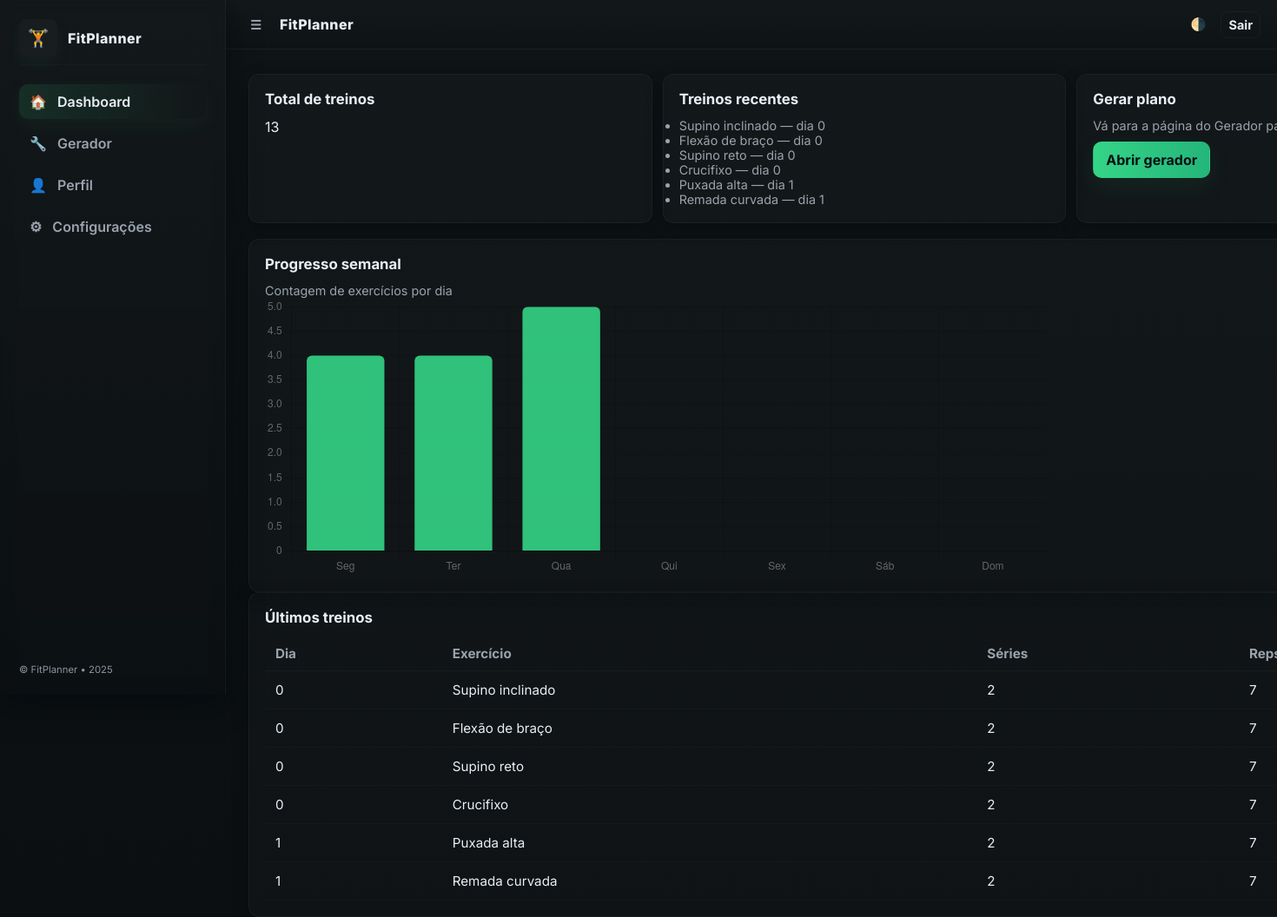
Page /dashboard (signed in) on the committed database.
### app.py (models this page shows)
class Treino(db.Model):
    id = db.Column(db.Integer, primary_key=True)
    user_id = db.Column(db.Integer, db.ForeignKey("user.id"))
    dias_semana_id = db.Column(db.Integer)
    grupo_muscular = db.Column(db.String(120))
    exercicio = db.Column(db.String(120))
    series = db.Column(db.Integer)
    repeticoes = db.Column(db.Integer)

### app.py (the view)
@app.route("/dashboard")
@login_required
def dashboard():
    total = Treino.query.filter_by(user_id=current_user.id).count()
    stats = Treino.query.filter_by(user_id=current_user.id).order_by(Treino.dias_semana_id).limit(6).all()
    return render_template("dashboard.html", total=total, treinos=stats)

### app.py (called while the page is built)
@login_manager.user_loader
def load_user(user_id):
    return User.query.get(int(user_id))

### templates/dashboard.html (shortened to what this page needs)
{% extends "base.html" %}
{% block content %}
<div class="grid-cards">
  <div class="card small-card">
    <h4>Total de treinos</h4>
    <div class="big">{{ total }}</div>
  </div>
  <div class="card small-card">
    <h4>Treinos recentes</h4>
    <div class="small">
      {% if treinos %}
        <ul>
          {% for t in treinos %}
            <li>{{ t.exercicio }} — dia {{ t.dias_semana_id }}</li>
          {% endfor %}
        </ul>
      {% else %}
        <div class="small">Nenhum treino</div>
      {% endif %}
    </div>
  </div>
  <div class="card small-card">
    <h4>Gerar plano</h4>
    <div class="small">Vá para a página do Gerador para criar um novo plano rápido.</div>
    <div style="margin-top:10px;"><a class="btn primary" href="{{ url_for('gerador') }}">Abrir gerador</a></div>
  </div>
</div>
<section class="card">
  <h3>Progresso semanal</h3>
  <p class="small">Contagem de exercícios por dia</p>
  <div style="height:320px; max-width:900px;">
    <canvas id="progressChart"></canvas>
  </div>
</section>
<section class="card">
  <h3>Últimos treinos</h3>
  {% if treinos %}
    <table class="table">
      <thead><tr><th>Dia</th><th>Exercício</th><th>Séries</th><th>Reps</th></tr></thead>
      <tbody>
        {% for t in treinos %}
        <tr>
          <td>{{ t.dias_semana_id }}</td>
          <td>{{ t.exercicio }}</td>
          <td>{{ t.series }}</td>
          <td>{{ t.repeticoes }}</td>
        </tr>
        {% endfor %}
      </tbody>
    </table>
  {% else %}
    <p>Nenhum treino registrado.</p>
  {% endif %}
</section>
<script>
async function loadProgress() {
  try {
    const res = await fetch('/api/treinos_stats');
    const json = await res.json();
    const ctx = document.getElementById('progressChart').getContext('2d');
    new Chart(ctx, {
      type: 'bar',
      data: {
        labels: json.labels,
        datasets: [{ label: 'Exercícios', data: json.data, backgroundColor: 'rgba(53,212,135,0.9)', borderRadius: 6 }]
      },
      options: { responsive:true, maintainAspectRatio:false, plugins:{legend:{display:false}} }
    });
  } catch(e) {
    console.error(e);
  }
}
document.addEventListener('DOMContentLoaded', loadProgress);
</script>
{% endblock %}

### static/css/base.css (style rules this page uses)
:root { --bg: #0f1416; --bg-2: #0b0f11; --bg-card: rgba(255,255,255,0.02); --glass: rgba(255,255,255,0.02); --text: #e8eef6; --text-dim: #9aa3ad; --muted: #8a96a0; --accent: #35d487; --accent-2: #24b57a; --accent-contrast: #041014; --border: rgba(255,255,255,0.04); --shadow-soft: 0 6px 18px rgba(2,8,14,0.45); --shadow-strong: 0 10px 30px rgba(2,8,14,0.6); --glass-blur: 8px; --sidebar-width: 260px; --sidebar-collapsed: 80px; --radius: 12px; }
* { margin:0; padding:0; box-sizing:border-box; font-family: "Inter", system-ui, -apple-system, "Segoe UI", Roboto, "Helvetica Neue", Arial; -webkit-font-smoothing:antialiased; -moz-osx-font-smoothing:grayscale; }
html, body { height:100%; }
body { background: linear-gradient(180deg, var(--bg), var(--bg-2)); overflow-x: hidden; color: var(--text); min-height:100vh; display:flex; flex-direction:column; transition: background .25s ease, color .25s ease; }
a { color:inherit; text-decoration:none; }
body::after { content:""; display:block; height:40px; }
.small { font-size:0.9rem; color:var(--text-dim); }

### static/css/components.css (style rules this page uses)
.card { background: var(--bg-card); border: 1px solid var(--border); padding: 18px; border-radius: var(--radius); box-shadow: var(--shadow-soft); color: var(--text); transition: transform .12s ease, box-shadow .12s; }
.card h3, .card h4, .card h2 { margin:0 0 12px; font-size:1.05rem; color:var(--text); }
.grid-cards { display:grid; grid-template-columns: repeat(3, 1fr); gap:12px; margin-bottom:18px; }
.btn { padding:10px 14px; border-radius:10px; font-weight:700; display:inline-flex; align-items:center; justify-content:center; gap:8px; transition: transform .12s, box-shadow .12s, background .12s; background: transparent; color: var(--text); border: 1px solid transparent; }
.btn.primary { background: linear-gradient(90deg, var(--accent), var(--accent-2)); color: var(--accent-contrast); box-shadow: 0 10px 30px rgba(53,212,135,0.08); }
.table { width:100%; border-collapse:collapse; font-size:0.95rem; }
.table thead th { text-align:left; padding:10px 12px; color:var(--text-dim); font-weight:700; border-bottom:1px solid var(--border); }
.table tbody td { padding:12px; border-bottom:1px solid rgba(255,255,255,0.02); color:var(--text); background:transparent; }

### static/css/utilities.css (style rules this page uses)
.small { font-size:0.9rem; color:var(--text-dim); }
.grid-cards { display:grid; grid-template-columns: repeat(3,1fr); gap:12px; margin-bottom:18px; }

### rows in the picture
Treino: exercicio "Supino inclinado", dias_semana_id "0", series "2", repeticoes "7"
Treino: exercicio "Flexão de braço", dias_semana_id "0", series "2", repeticoes "7"
Treino: exercicio "Supino reto", dias_semana_id "0", series "2", repeticoes "7"
Treino: exercicio "Crucifixo", dias_semana_id "0", series "2", repeticoes "7"
Treino: exercicio "Puxada alta", dias_semana_id "1", series "2", repeticoes "7"
Treino: exercicio "Remada curvada", dias_semana_id "1", series "2", repeticoes "7"

### other values in the picture
{{ total }} "13"
